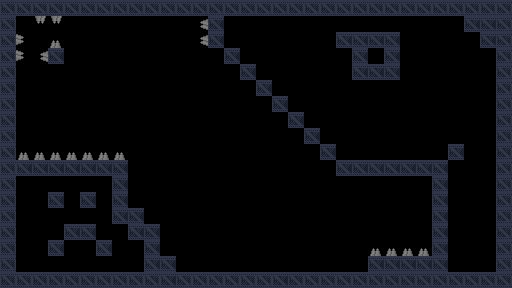

Rendered tile map (Tiled .tmx) drawn with the repository's tilesets; below, a short description and the full map source, tile grids included:
An orthogonal 32x18 tile map with 16x16 px tiles, 2 tile layers (background, details), 2 tilesets and 6 objects (2x gravity, spawn, goal).

<map version="1.5" tiledversion="1.7.2" orientation="orthogonal" renderorder="right-down" width="32" height="18" tilewidth="16" tileheight="16" infinite="0" nextlayerid="4" nextobjectid="39">
 <properties>
  <property name="title" value="Slow life" />
 </properties>
 <tileset firstgid="1" source="industrial.v2.tsx" />
 <tileset firstgid="1025" source="Dungeon Sprites.tsx" />
 <layer id="3" name="background" width="32" height="18">
  <data encoding="csv">
0,0,0,0,0,0,0,0,0,0,0,0,0,0,0,0,0,0,0,0,0,0,0,0,0,0,0,0,0,0,0,0,
0,0,0,0,0,0,0,0,0,0,0,0,0,0,0,0,0,0,0,0,0,0,0,0,0,0,0,0,0,0,0,0,
0,0,0,0,0,0,0,0,0,0,0,0,0,0,0,0,0,0,0,0,0,0,0,0,0,0,0,0,0,0,0,0,
0,0,0,0,0,0,0,0,0,0,0,0,0,0,0,0,0,0,0,0,0,0,0,0,0,0,0,0,0,0,0,0,
0,0,0,0,0,0,0,0,0,0,0,0,0,0,0,0,0,0,0,0,0,0,0,0,0,0,0,0,0,0,0,0,
0,0,0,0,0,0,0,0,0,0,0,0,0,0,0,0,0,0,0,0,0,0,0,0,0,0,0,0,0,0,0,0,
0,0,0,0,0,0,0,0,0,0,0,0,0,0,0,0,0,0,0,0,0,0,0,0,0,0,0,0,0,0,0,0,
0,0,0,0,0,0,0,0,0,0,0,0,0,0,0,0,0,0,0,0,0,0,0,0,0,0,0,0,0,0,0,0,
0,0,0,0,0,0,0,0,0,0,0,0,0,0,0,0,0,0,0,0,0,0,0,0,0,0,0,0,0,0,0,0,
0,0,0,0,0,0,0,0,0,0,0,0,0,0,0,0,0,0,0,0,0,0,0,0,0,0,0,0,0,0,0,0,
0,0,0,0,0,0,0,0,0,0,0,0,0,0,0,0,0,0,0,0,0,0,0,0,0,0,0,0,0,0,0,0,
0,0,0,0,0,0,0,0,0,0,0,0,0,0,0,0,0,0,0,0,0,0,0,0,0,0,0,0,0,0,0,0,
0,0,0,0,0,0,0,0,0,0,0,0,0,0,0,0,0,0,0,0,0,0,0,0,0,0,0,0,0,0,0,0,
0,0,0,0,0,0,0,0,0,0,0,0,0,0,0,0,0,0,0,0,0,0,0,0,0,0,0,0,0,0,0,0,
0,0,0,0,0,0,0,0,0,0,0,0,0,0,0,0,0,0,0,0,0,0,0,0,0,0,0,0,0,0,0,0,
0,0,0,0,0,0,0,0,0,0,0,0,0,0,0,0,0,0,0,0,0,0,0,0,0,0,0,0,0,0,0,0,
0,0,0,0,0,0,0,0,0,0,0,0,0,0,0,0,0,0,0,0,0,0,0,0,0,0,0,0,0,0,0,0,
0,0,0,0,0,0,0,0,0,0,0,0,0,0,0,0,0,0,0,0,0,0,0,0,0,0,0,0,0,0,0,0
</data>
 </layer>
 <layer id="1" name="details" width="32" height="18">
  <properties>
   <property name="physics" type="bool" value="true" />
  </properties>
  <data encoding="csv">
54,54,54,54,54,54,54,54,54,54,54,54,54,54,54,54,54,54,54,54,54,54,54,54,54,54,54,54,54,54,54,54,
54,0,3221226628,3221226628,0,0,0,0,0,0,0,0,1610613892,20,0,0,0,0,0,0,0,0,0,0,0,0,0,0,0,20,20,54,
54,2684355716,0,1156,0,0,0,0,0,0,0,0,1610613892,20,0,0,0,0,0,0,0,20,20,20,20,0,0,0,0,0,20,54,
54,2684355716,1610613892,20,0,0,0,0,0,0,0,0,0,0,20,0,0,0,0,0,0,0,20,0,20,0,0,0,0,0,0,54,
54,0,0,0,0,0,0,0,0,0,0,0,0,0,0,20,0,0,0,0,0,0,20,20,20,0,0,0,0,0,0,54,
54,0,0,0,0,0,0,0,0,0,0,0,0,0,0,0,20,0,0,0,0,0,0,0,0,0,0,0,0,0,0,54,
54,0,0,0,0,0,0,0,0,0,0,0,0,0,0,0,0,20,0,0,0,0,0,0,0,0,0,0,0,0,0,54,
54,0,0,0,0,0,0,0,0,0,0,0,0,0,0,0,0,0,20,0,0,0,0,0,0,0,0,0,0,0,0,54,
54,0,0,0,0,0,0,0,0,0,0,0,0,0,0,0,0,0,0,20,0,0,0,0,0,0,0,0,0,0,0,54,
54,1156,1156,1156,1156,1156,1156,1156,0,0,0,0,0,0,0,0,0,0,0,0,20,0,0,0,0,0,0,0,20,0,0,54,
54,20,20,20,20,20,20,20,0,0,0,0,0,0,0,0,0,0,0,0,0,20,20,20,20,20,20,20,0,0,0,54,
54,0,0,0,0,0,0,20,0,0,0,0,0,0,0,0,0,0,0,0,0,0,0,0,0,0,0,20,0,0,0,54,
54,0,0,20,0,20,0,20,0,0,0,0,0,0,0,0,0,0,0,0,0,0,0,0,0,0,0,20,0,0,0,54,
54,0,0,0,0,0,0,20,20,0,0,0,0,0,0,0,0,0,0,0,0,0,0,0,0,0,0,20,0,0,0,54,
54,0,0,0,20,20,0,0,20,20,0,0,0,0,0,0,0,0,0,0,0,0,0,0,0,0,0,20,0,0,0,54,
54,0,0,20,0,0,20,0,0,20,0,0,0,0,0,0,0,0,0,0,0,0,0,1156,1156,1156,1156,20,0,0,0,54,
54,0,0,0,0,0,0,0,0,20,20,0,0,0,0,0,0,0,0,0,0,0,0,20,20,20,20,20,0,0,0,54,
54,54,54,54,54,54,54,54,54,54,20,54,54,54,54,54,54,20,54,54,54,54,54,54,54,54,54,54,54,54,54,54
</data>
 </layer>
 <objectgroup id="2" name="objects">
  <object id="2" name="spawn" gid="513" x="24" y="40" width="16" height="16" />
  <object id="12" name="gravity" gid="526" x="24" y="96" width="16" height="16" />
  <object id="23" name="gravity" gid="526" x="80" y="40" width="16" height="16" />
  <object id="35" name="goal" gid="1158" x="384" y="220" width="16" height="16" />
  <object id="37" x="324" y="140" width="123.5" height="20">
   <text fontfamily="MS Shell Dlg 2" wrap="1" halign="center" valign="center">Patience!</text>
  </object>
  <object id="38" x="316" y="92" width="123.5" height="36">
   <properties>
    <property name="title" value="dfgfg" />
   </properties>
   <text fontfamily="MS Shell Dlg 2" wrap="1" halign="center" valign="center">Press R to restart</text>
  </object>
 </objectgroup>
</map>
